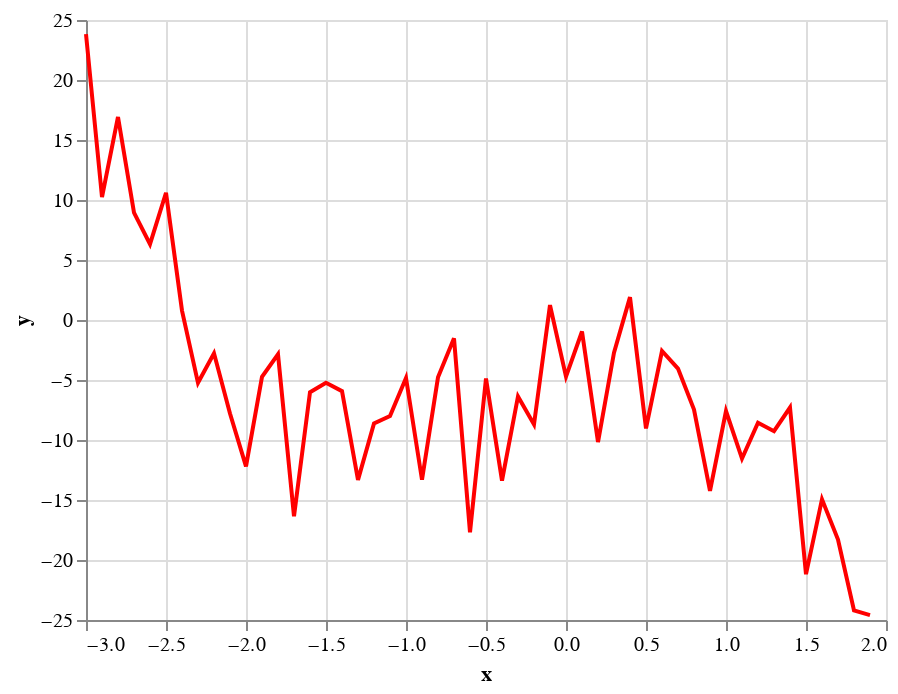

Notebook code cell kept with this figure:
### Markdown cell above
* Plot the resulting predictions using a red line.  Name the chart `c2`.

What's wrong with the following?  We are using the "y" values (which were plotted in the scatter plot high above).  Notice how these points do not lie perfectly on a cubic polynomial (it goes up and down far too many times), that is because of the random noise we added.

### Code cell
# Wrong

alt.Chart(df).mark_line(color="red").encode(
    x="x",
    y="y"
)

### Figure 1 — Vega-Lite specification as saved in the notebook (floating-point values rounded to 4 significant figures)
{"config": {"view": {"continuousWidth": 400, "continuousHeight": 300}}, "data": {"name": "data-ccbf1185dae428a433a7e5c5a6c44e59"}, "mark": {"type": "line", "color": "red"}, "encoding": {"x": {"field": "x", "type": "quantitative"}, "y": {"field": "y", "type": "quantitative"}}, "$schema": "https://vega.github.io/schema/vega-lite/v4.17.0.json", "datasets": {"data-ccbf1185dae428a433a7e5c5a6c44e59": [{"x": -3.0, "y_true": 19.0, "y": 23.82, "pred": 20.32}, {"x": -2.9, "y_true": 15.65, "y": 10.24, "pred": 16.36}, {"x": -2.8, "y_true": 12.58, "y": 16.92, "pred": 12.75}, {"x": -2.7, "y_true": 9.796, "y": 8.955, "pred": 9.462}, {"x": -2.6, "y_true": 7.272, "y": 6.324, "pred": 6.495}, {"x": -2.5, "y_true": 5.0, "y": 10.6, "pred": 3.832}, {"x": -2.4, "y_true": 2.968, "y": 0.7841, "pred": 1.457}, {"x": -2.3, "y_true": 1.164, "y": -5.234, "pred": -0.6438}, {"x": -2.2, "y_true": -0.424, "y": -2.771, "pred": -2.483}, {"x": -2.1, "y_true": -1.808, "y": -7.792, "pred": -4.076}, {"x": -2.0, "y_true": -3.0, "y": -12.2, "pred": -5.436}, {"x": -1.9, "y_true": -4.012, "y": -4.74, "pred": -6.577}, {"x": -1.8, "y_true": -4.856, "y": -2.865, "pred": -7.513}, {"x": -1.7, "y_true": -5.544, "y": -16.35, "pred": -8.258}, {"x": -1.6, "y_true": -6.088, "y": -6.016, "pred": -8.827}, {"x": -1.5, "y_true": -6.5, "y": -5.224, "pred": -9.232}, {"x": -1.4, "y_true": -6.792, "y": -5.926, "pred": -9.489}, {"x": -1.3, "y_true": -6.976, "y": -13.33, "pred": -9.61}, {"x": -1.2, "y_true": -7.064, "y": -8.619, "pred": -9.61}, {"x": -1.1, "y_true": -7.068, "y": -7.999, "pred": -9.504}, {"x": -1.0, "y_true": -7.0, "y": -4.835, "pred": -9.304}, {"x": -0.9, "y_true": -6.872, "y": -13.31, "pred": -9.025}, {"x": -0.8, "y_true": -6.696, "y": -4.779, "pred": -8.681}, {"x": -0.7, "y_true": -6.484, "y": -1.525, "pred": -8.286}, {"x": -0.6, "y_true": -6.248, "y": -17.69, "pred": -7.854}, {"x": -0.5, "y_true": -6.0, "y": -4.88, "pred": -7.399}, {"x": -0.4, "y_true": -5.752, "y": -13.39, "pred": -6.934}, {"x": -0.3, "y_true": -5.516, "y": -6.368, "pred": -6.475}, {"x": -0.2, "y_true": -5.304, "y": -8.705, "pred": -6.034}, {"x": -0.1, "y_true": -5.128, "y": 1.24, "pred": -5.625}, {"x": 2.665e-15, "y_true": -5.0, "y": -4.714, "pred": -5.264}, {"x": 0.1, "y_true": -4.932, "y": -0.9556, "pred": -4.963}, {"x": 0.2, "y_true": -4.936, "y": -10.17, "pred": -4.737}, {"x": 0.3, "y_true": -5.024, "y": -2.721, "pred": -4.599}, {"x": 0.4, "y_true": -5.208, "y": 1.904, "pred": -4.564}, {"x": 0.5, "y_true": -5.5, "y": -9.036, "pred": -4.646}, {"x": 0.6, "y_true": -5.912, "y": -2.583, "pred": -4.858}, {"x": 0.7, "y_true": -6.456, "y": -4.049, "pred": -5.215}, {"x": 0.8, "y_true": -7.144, "y": -7.467, "pred": -5.731}, {"x": 0.9, "y_true": -7.988, "y": -14.25, "pred": -6.418}, {"x": 1.0, "y_true": -9.0, "y": -7.584, "pred": -7.293}, {"x": 1.1, "y_true": -10.19, "y": -11.54, "pred": -8.367}, {"x": 1.2, "y_true": -11.58, "y": -8.566, "pred": -9.657}, {"x": 1.3, "y_true": -13.16, "y": -9.27, "pred": -11.17}, {"x": 1.4, "y_true": -14.97, "y": -7.295, "pred": -12.93}, {"x": 1.5, "y_true": -17.0, "y": -21.18, "pred": -14.95}, {"x": 1.6, "y_true": -19.27, "y": -14.95, "pred": -17.24}, {"x": 1.7, "y_true": -21.8, "y": -18.29, "pred": -19.81}, {"x": 1.8, "y_true": -24.58, "y": -24.21, "pred": -22.68}, {"x": 1.9, "y_true": -27.65, "y": -24.59, "pred": -25.86}]}}
